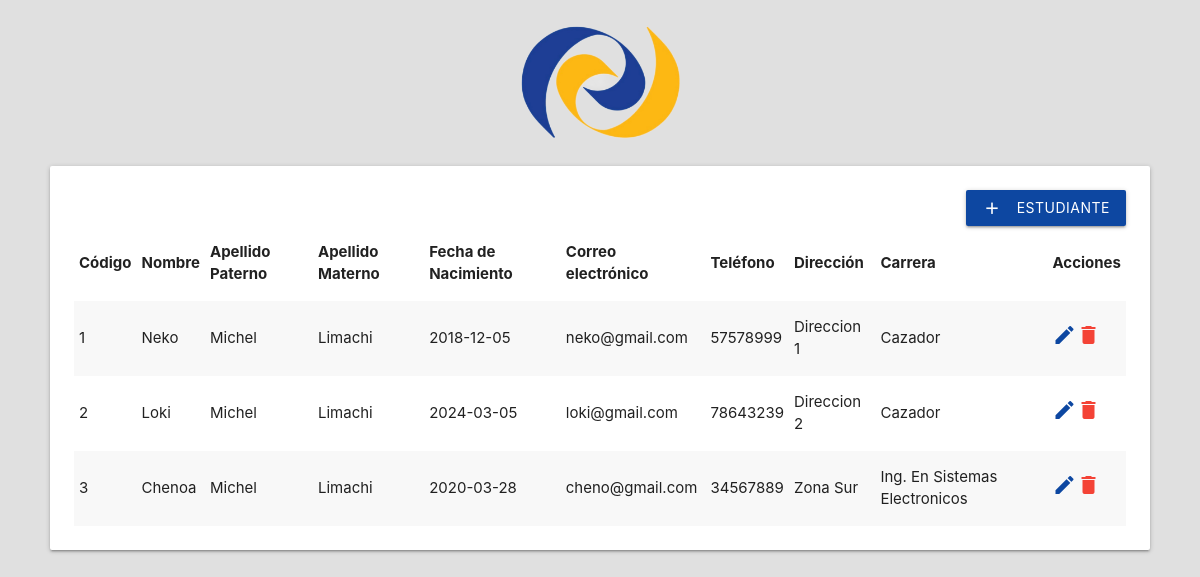
/upb-students/index.php, run on the app's committed database.
### tables this page shows
CREATE TABLE `estudiantes` (
  `Codigo` int(80) NOT NULL,
  `Nombre` varchar(80) NOT NULL,
  `Apellido_Paterno` varchar(80) NOT NULL,
  `Apellido_Materno` varchar(80) NOT NULL,
  `Fecha_de_Nacimiento` varchar(80) NOT NULL,
  `Correo_electronico` varchar(80) NOT NULL,
  `Telefono` int(80) NOT NULL,
  `Direccion` varchar(80) NOT NULL,
  `Carrera` varchar(80) NOT NULL
);

### upb-students/index.php (the view, shortened to what this page needs)
<!DOCTYPE html>
<html lang="en">
<head>
    <link rel="stylesheet" href="https://cdnjs.cloudflare.com/ajax/libs/materialize/1.0.0/css/materialize.min.css">
</head>
<body class="grey lighten-2">
    <div style="margin-left: 50px; margin-right:50px;">
        <div class="row" style="margin-top: 25px;">
            <div class="col s2 offset-s5"> <img src="upb-logo.png" class="responsive-img"></div>
        </div>
        <div class="card-panel">
            <a class="waves-effect waves-light btn modal-trigger blue darken-4" style="float: right;" href="#modalAgregarEstudiante"><i class="material-icons left">add</i>Estudiante</a>
            <table class="striped responsive-table">
                <thead>
                    <tr>
                        <th>Código</th>
                        <th>Nombre</th>
                        <th>Apellido Paterno</th>
                        <th>Apellido Materno</th>
                        <th>Fecha de Nacimiento</th>
                        <th>Correo electrónico</th>
                        <th>Teléfono</th>
                        <th>Dirección</th>
                        <th>Carrera</th>
                        <th>Acciones</th>
                    </tr>
                </thead>
                <tbody>
                    <?php
                    $servername = "localhost";
                    $username = "root";
                    $password = "";
                    $database = "registro";
                    $conn = new mysqli($servername, $username, $password, $database);
                    $sql = "SELECT * FROM estudiantes";
                    $result = $conn->query($sql);
                    if ($result->num_rows > 0) {
                        while ($row = $result->fetch_assoc()) {
                            echo "<tr>";
                            echo "<td>" . $row["Codigo"] . "</td>";
                            echo "<td>" . $row["Nombre"] . "</td>";
                            echo "<td>" . $row["Apellido_Paterno"] . "</td>";
                            echo "<td>" . $row["Apellido_Materno"] . "</td>";
                            echo "<td>" . $row["Fecha_de_Nacimiento"] . "</td>";
                            echo "<td>" . $row["Correo_electronico"] . "</td>";
                            echo "<td>" . $row["Telefono"] . "</td>";
                            echo "<td>" . $row["Direccion"] . "</td>";
                            echo "<td>" . $row["Carrera"] . "</td>";
                            echo "<td>";
                            echo "<a href='editar_estudiante.php?codigo=" . $row['Codigo'] . "'><i class='material-icons blue-text text-darken-4'>edit</i></a>";
                            echo "<a href='eliminar_estudiante.php?codigo=" . $row['Codigo'] . "' onclick='return confirm(\"¿Estás seguro de que quieres eliminar este estudiante?\");'><i class='material-icons red-text'>delete</i></a>";
                            echo "</td>";
                            echo "</tr>";
                        }
                    } else {
                        echo "<tr><td colspan='9'>No hay estudiantes registrados</td></tr>";
                    }
                    ?>
                </tbody>
            </table>
        </div>
    </div>
</body>
</html>

### data on the page
estudiantes: Codigo "1", Nombre "Neko", Apellido_Paterno "Michel", Apellido_Materno "Limachi", Fecha_de_Nacimiento "2018-12-05", Correo_electronico "neko@gmail.com", Telefono "57578999", Direccion "Direccion 1", Carrera "Cazador"
estudiantes: Codigo "2", Nombre "Loki", Apellido_Paterno "Michel", Apellido_Materno "Limachi", Fecha_de_Nacimiento "2024-03-05", Correo_electronico "loki@gmail.com", Telefono "78643239", Direccion "Direccion 2", Carrera "Cazador"
estudiantes: Codigo "3", Nombre "Chenoa", Apellido_Paterno "Michel", Apellido_Materno "Limachi", Fecha_de_Nacimiento "2020-03-28", Correo_electronico "cheno@gmail.com", Telefono "34567889", Direccion "Zona Sur", Carrera "Ing. En Sistemas Electronicos"
